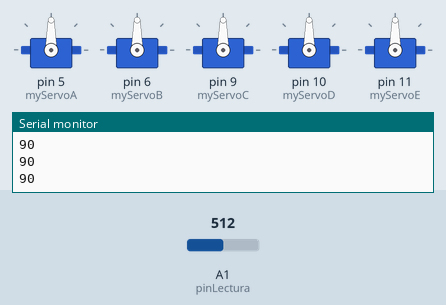
Recording of a sketch running on a simulated Arduino Uno, built with avr-gcc and run on an emulated ATmega328P. Parts: 5 × servo, the last lines printed to the serial monitor. Inputs (shaded band) come from the test bench; at power-on: A1 (pinLectura) = 512.

Above: at 1.2 s.
1.3 s: A1 (pinLectura) set to 716
At 2.1 s:
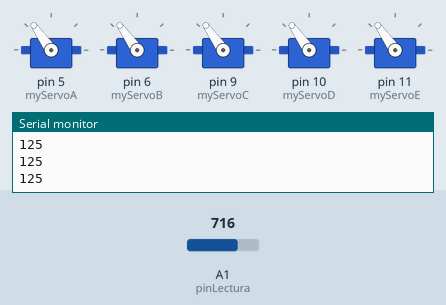
2.8 s: A1 (pinLectura) set to 900
At 3.6 s:
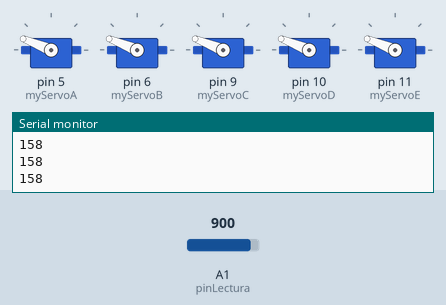
4.3 s: A1 (pinLectura) set to 1023
At 5.5 s:
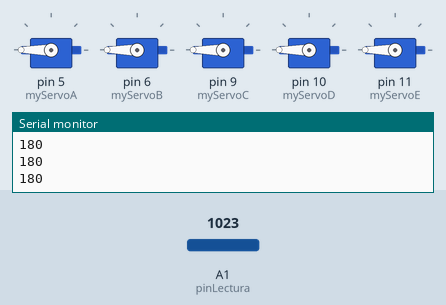
5.8 s: A1 (pinLectura) set to 306
At 7.0 s:
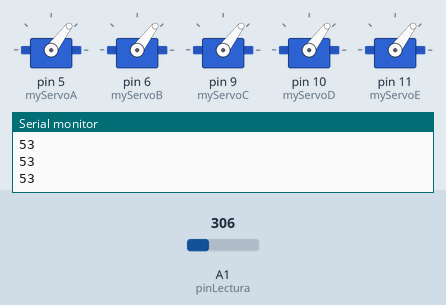
7.3 s: A1 (pinLectura) set to 122
At 7.9 s:
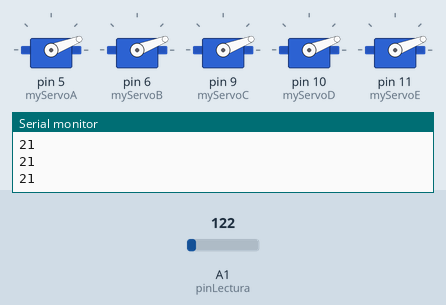
8.8 s: A1 (pinLectura) set to 0
At 9.2 s:
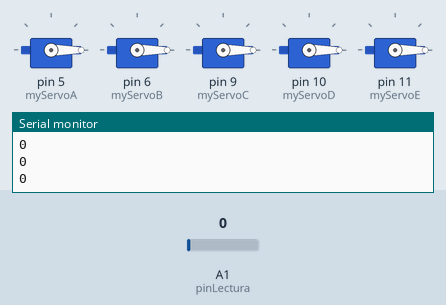
Timing chart, 0 to 11.3 s (numbered marks = the images above; inputs shaded):
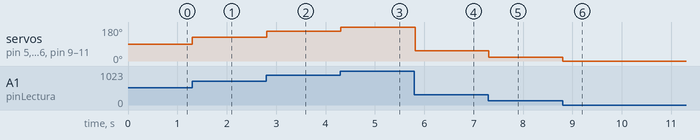

The sketch:

MANO_JORNADAS_V1.ino
```cpp
#include <Servo.h>

Servo myServoA;
Servo myServoB;
Servo myServoC;
Servo myServoD;
Servo myServoE;

const int izqMaximo = 500;  //VAlor Maximo de lectura
const int derMinimo = 0;    //VAlor Minimo de lectura
const int pinLectura = A1;  //Pin de Lectura por Defecto Analogico para

long signalReal, posicionRelativa;

void setup() {
  myServoA.attach(5);
  myServoB.attach(6);
  myServoC.attach(9);
  myServoD.attach(10);
  myServoE.attach(11);

  Serial.begin(9600);
}

void loop() {

  int sensorValue = analogRead(pinLectura);

  /*****  ESTO VA CAMBIAR ****/
  float voltaje = sensorValue * (5.0 / 1023.0);
  signalReal = voltaje * 100;
  /*****  ESTO VA CAMBIAR ****/

  moverServos(signalReal);  //Llama a la funcion para mover los servos en relacion a la lectura de los ojos
  delay(15);
}

void moverServos(long posicionReal){
  posicionRelativa = map(posicionReal,derMinimo,izqMaximo,0,180);  //Devuelve un valor proporcional al rango que se desea mover
  Serial.println(posicionRelativa);

  myServoA.write(posicionRelativa);
  myServoB.write(posicionRelativa);
  myServoC.write(posicionRelativa);
  myServoD.write(posicionRelativa);
  myServoE.write(posicionRelativa);
}
```

Measured:
- after the input at 1.3 s, servo on pin 5 (myServoA), servo on pin 6 (myServoB), servo on pin 9 (myServoC), servo on pin 10 (myServoD), servo on pin 11 (myServoE): 90° → 125° at once
- after the input at 2.8 s, servo on pin 5 (myServoA), servo on pin 6 (myServoB), servo on pin 9 (myServoC), servo on pin 10 (myServoD), servo on pin 11 (myServoE): 125° → 158° at once
- after the input at 4.3 s, servo on pin 5 (myServoA), servo on pin 6 (myServoB), servo on pin 9 (myServoC), servo on pin 10 (myServoD), servo on pin 11 (myServoE): 158° → 180° at once
- after the input at 5.8 s, servo on pin 5 (myServoA), servo on pin 6 (myServoB), servo on pin 9 (myServoC), servo on pin 10 (myServoD), servo on pin 11 (myServoE): 180° → 53° at once
- after the input at 7.3 s, servo on pin 5 (myServoA), servo on pin 6 (myServoB), servo on pin 9 (myServoC), servo on pin 10 (myServoD), servo on pin 11 (myServoE): 53° → 21° at once
- after the input at 8.8 s, servo on pin 5 (myServoA), servo on pin 6 (myServoB), servo on pin 9 (myServoC), servo on pin 10 (myServoD), servo on pin 11 (myServoE): 21° → 0° at once
